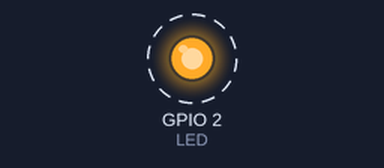
The program below on a simulated ESP32. Parts: output pins drawn as LEDs (lit = HIGH). Dashed ring = blinking. What the program prints to the serial monitor is not drawn.

Above: at 0.1 s.
Timing chart, 0 to 3.0 s (numbered marks = the images above):
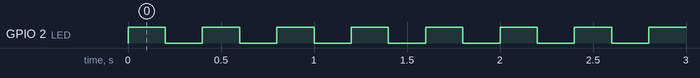

Measured:
- by itself, GPIO 2 (LED): alternates HIGH for 0.20 s and LOW for 0.20 s

The program:

main.cpp
```cpp
/*   ****************************************
* Exemplo 1 para criação de tasks no FreeRTOS
*
*
*********************************************/

/* Biblioteca Arduino */
#include <Arduino.h>

/* Bibliotecas FreeRTOS */
#include "freertos/FreeRTOS.h"
#include "freertos/task.h"

/* Mapeamento de pinos */
#define LED 2

/* Variáveis para armazenamento da handle das tasks */
/* O handle das tasks serve para controlar e manipular as tasks */
TaskHandle_t task1Handle = NULL;
TaskHandle_t task2Handle = NULL;

/* Protótipos das tasks */
void task1(void *pvParameters);
void task2(void *pvParameters);

void setup(){
  // put your setup code here, to run once:
  Serial.begin(9600);

  /* Criação Task 1: blink do LED*/
  xTaskCreate(
    task1,
    "Task 1",
    configMINIMAL_STACK_SIZE,
    NULL,
    1,
    &task1Handle
  );

  /* Criação Task 2: imprimir contador */
  xTaskCreate(
    task2,
    "Task 2",
    configMINIMAL_STACK_SIZE+1024,
    NULL,
    2,
    &task2Handle
  );
}

void loop() {
  // put your main code here, to run repeatedly:
  vTaskDelay(1000);
}

void task1(void *pvParameters){

  pinMode(LED,OUTPUT);

  while (1)
  {
    digitalWrite(LED,!digitalRead(LED)); /* acende o LED */
    vTaskDelay(pdMS_TO_TICKS(200)); /* espera 200ms para alternar */
  }
}

void task2(void *pvParameters){

  int cont = 0;

  while(1)
  {
    Serial.println("Task 2: " + String(cont++));
    vTaskDelay(pdMS_TO_TICKS(1000)); /* espera 1s para imprimir o próximo valor */
  }
}
```
